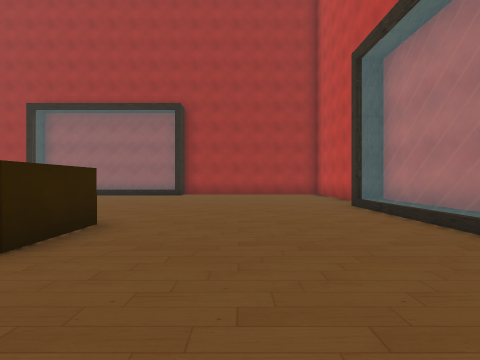
[1] (above)

14 first-person views from a walk through a Unity game level. The camera is 1.4 m above the floor, looks level and sees 90° across. The floor is counted in squares, 2 m on a side. Each view is taken from the middle of a square. On the plan, view 1 faces up. The plan holds only what a view shows up to about 9 squares ahead; the rest is blank. The place goes on beyond the plan. The player character is not drawn.

[2]
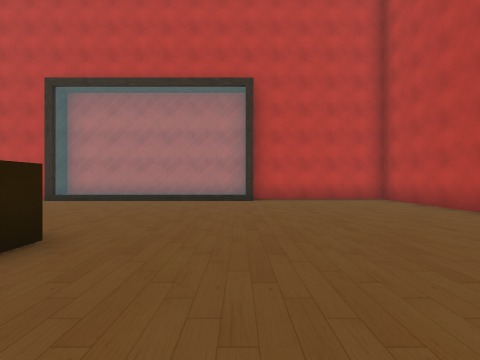

[3]
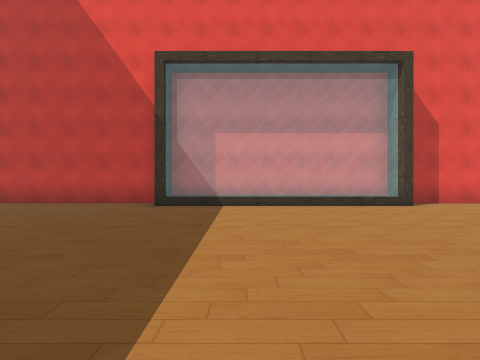

[4]
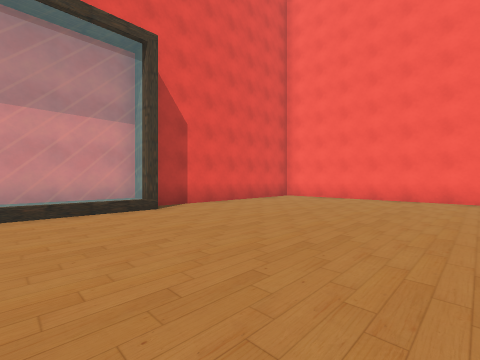

[5]
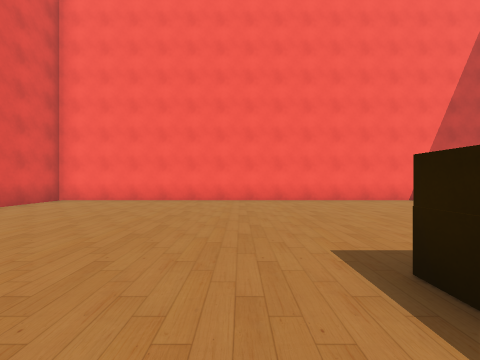

[6]
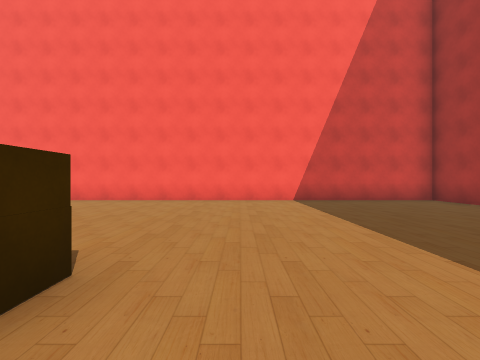

[7]
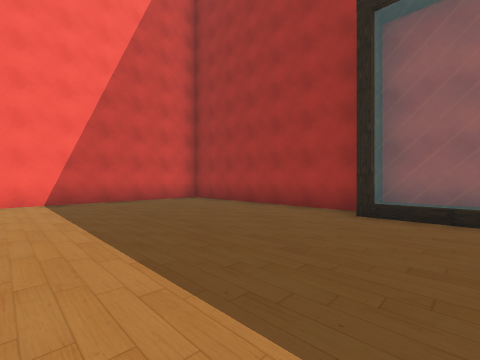

[8]
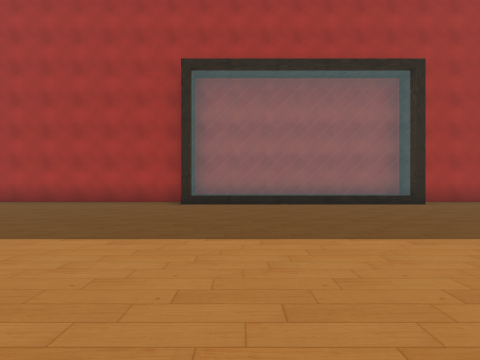

[9]
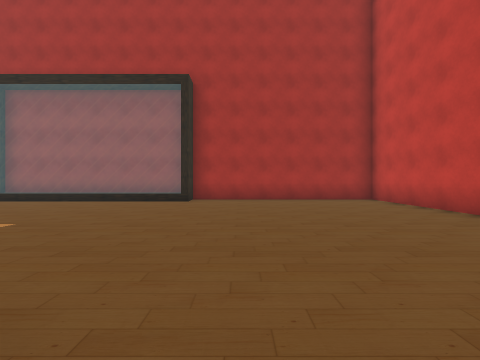

[10]
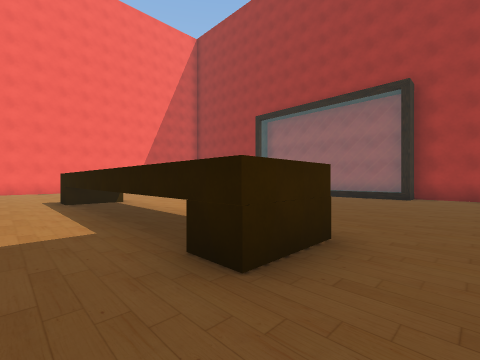

[11]
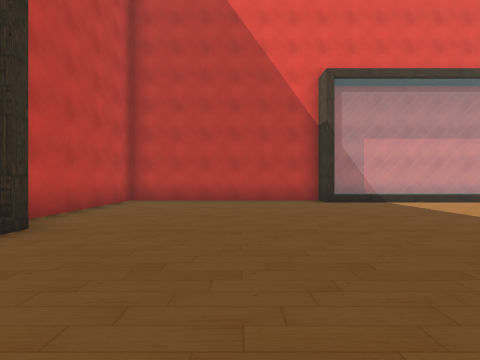

[12]
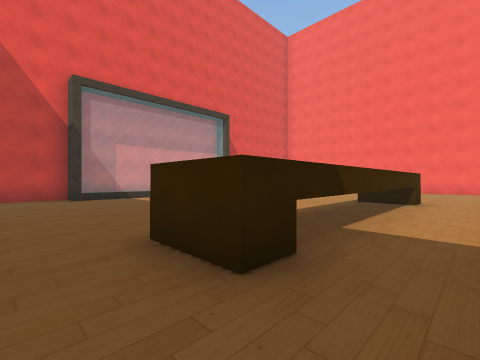

[13]
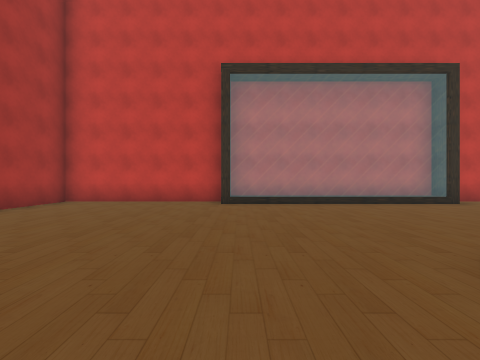

[14]
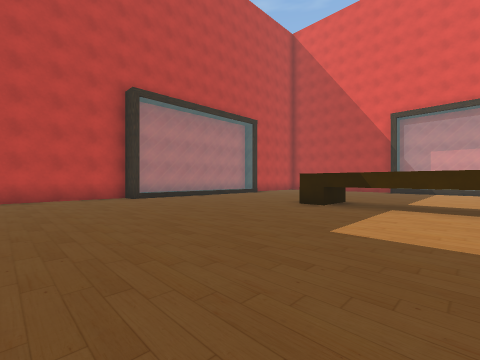

### Floor plan
Key: @ floor where view 1 was taken; # wall or solid block; . floor; = window, fence, low wall or low ledge; T thing the floor can be seen under or through.
Columns run from 17 left of view 1 to 4 right of it. Each row starts with its distance up from view 1.
 12 ######################
 11 #.......=======......#
 10 #....................#
  9 #....................#
  8 #....................#
  7 #....................#
  6 #...................=#
  5 #....................=
  4 #....................=
  3 #.......#TTTTTT......=
  2 #....................=
  1 #....................=
  0 #................@..=#
 -1 #....................#
 -2 #....................#
 -3 #....................#
 -4 #....................#
 -5 #.......=======......#
 -6 #########     ########

Positions as (right, up) in squares from view 1, and headings:
1: (0, 0), facing up
2: (-5, 0), facing right
3: (-5, 2), facing down
4: (-7, 1), facing down-left
5: (-8, 1), facing left
6: (-8, 5), facing left
7: (-8, 6), facing up-left
8: (-8, 4), facing up
9: (-1, 3), facing up
10: (-1, 1), facing up-left
11: (0, 3), facing down
12: (-1, 5), facing down-left
13: (-4, 6), facing right
14: (-6, 10), facing down-right
